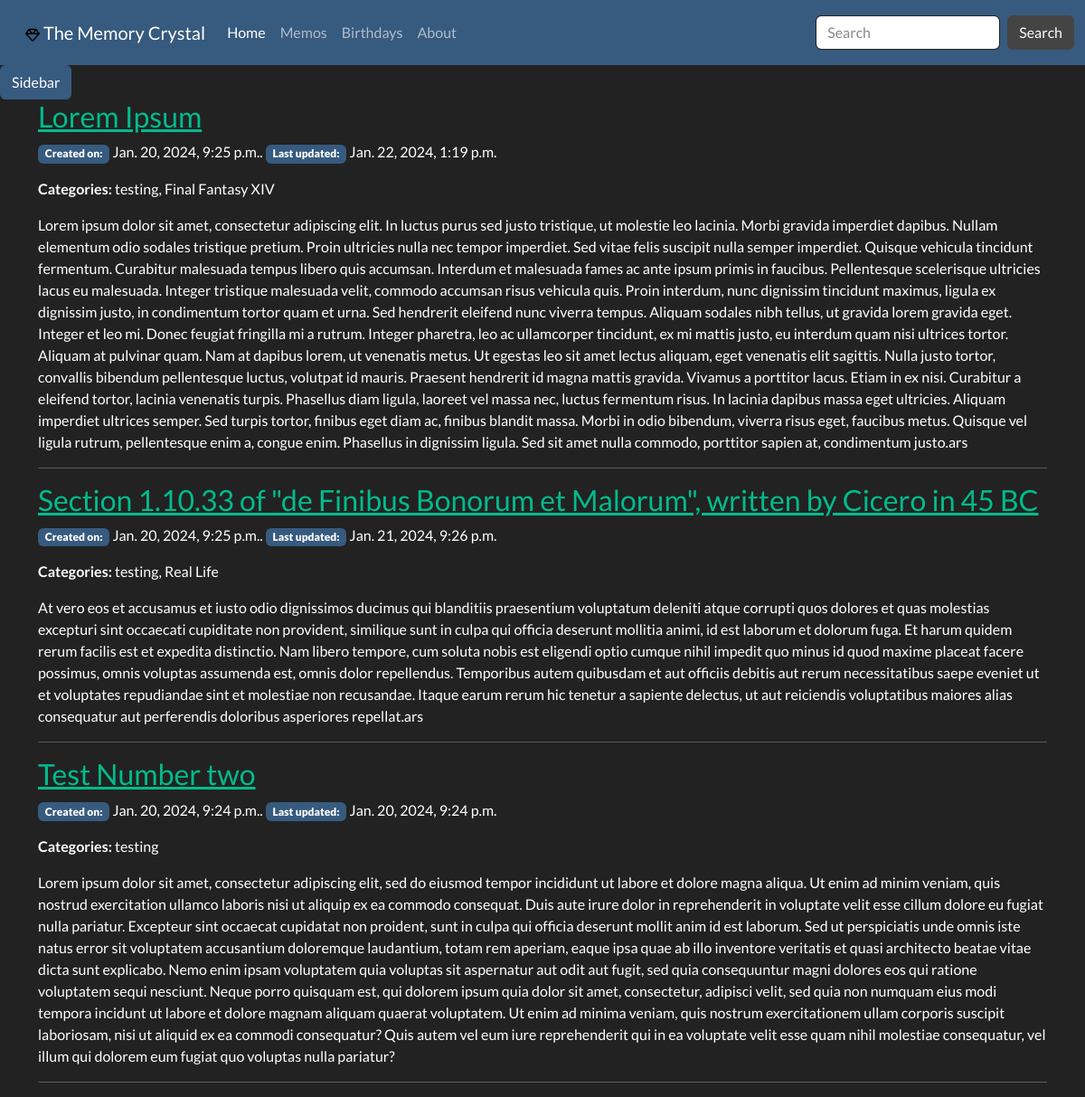
The page /notes/memo/category/testing on the database as committed earlier.
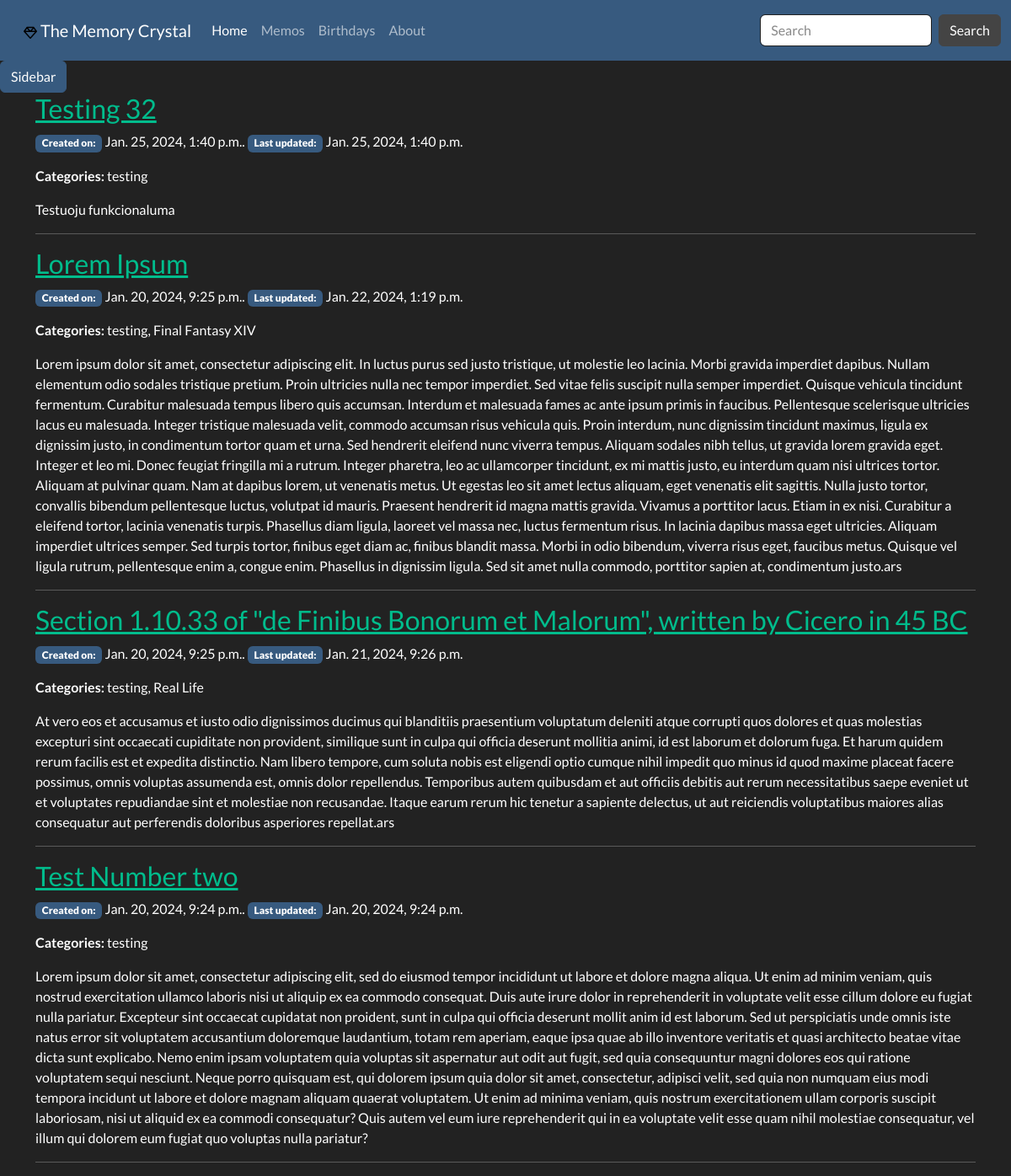
The same page on the database as committed later.
### memory_crystal/models.py (models this page shows, shortened)
class Memo(models.Model):
    pub_date = models.DateTimeField(auto_now_add=True, verbose_name='Date created')
    last_modified = models.DateTimeField(auto_now=True, verbose_name='Last modified')
    slug = models.SlugField(max_length=20, unique=True, blank=True, null=True)
    title = models.CharField(max_length=100, unique=True)
    content = HTMLField()
    category = models.ManyToManyField('Category', related_name='memos', help_text='Memo categories', blank=True)
    class Meta:
        ordering = ['last_modified', 'pub_date']
    @property
    def all_categories(self) -> str:
        return ', '.join(cat.name for cat in self.category.all())

class Category(models.Model):
    name = models.CharField(max_length=200, unique=True)
    memo = models.ManyToManyField(Memo, related_name='categories', blank=True)
    def __str__(self) -> str:
        return f'{self.name.title()}'
    class Meta:
        verbose_name_plural = 'Categories'

### memory_crystal/views.py (the view)
# urls.py: path('memo/category/<str:category_name>', views.memo_by_category, name='memo-category'),
def memo_by_category(request, category_name: str):
    memo_list = get_list_or_404(Memo.objects.filter(category__name__icontains=category_name).order_by('-pub_date'))
    paginator = Paginator(memo_list, 4)
    page_number = request.GET.get('page')
    paged_memos = paginator.get_page(page_number)
    return render(request, 'memory_crystal/memo_category.html', {'memo_list': paged_memos})

### memory_crystal/templatetags/memo_extras.py (called while the page is built)
@register.inclusion_tag('memory_crystal/offcanvas.html')
def render_offcanvas():
    all_categories = Category.objects.all()
    return {'all_categories': all_categories}

@register.inclusion_tag('memory_crystal/pagination.html')
def paginate(paginated_obj):
    return {'page_obj': paginated_obj}

### memory_crystal/templates/memory_crystal/memo_category.html (shortened to what this page needs)
{% extends 'memory_crystal/base.html' %}
{% block content %}
<div class="container">
  <div class="row">
    <div class="col-12">
      {% for memo in memo_list %}
        {% if memo.title %}
        <h3><a href="{% url 'memo-detail' memo.slug %}">{{ memo.title }}</a></h3>
        {% endif %}
      <p><span class="badge bg-primary"><b>Created on:</b></span> {{ memo.pub_date }}. <span class="badge bg-primary"><b>Last updated:</b></span> {{ memo.last_modified }}</p>
      <p><b>Categories:</b> {{ memo.all_categories }}</p>
      <p>{{ memo.content | safe}}</p>
      <hr>
      {% endfor %}
    </div>
  </div>
  {% load memo_extras %}
</div>
{% endblock %}

Rows that differ between the two databases and show on the page:
added Memo: title "Testing 32", pub_date "Jan. 25, 2024, 1:40 p.m.", last_modified "Jan. 25, 2024, 1:40 p.m.", all_categories "testing", content "Testuoju funkcionaluma"
